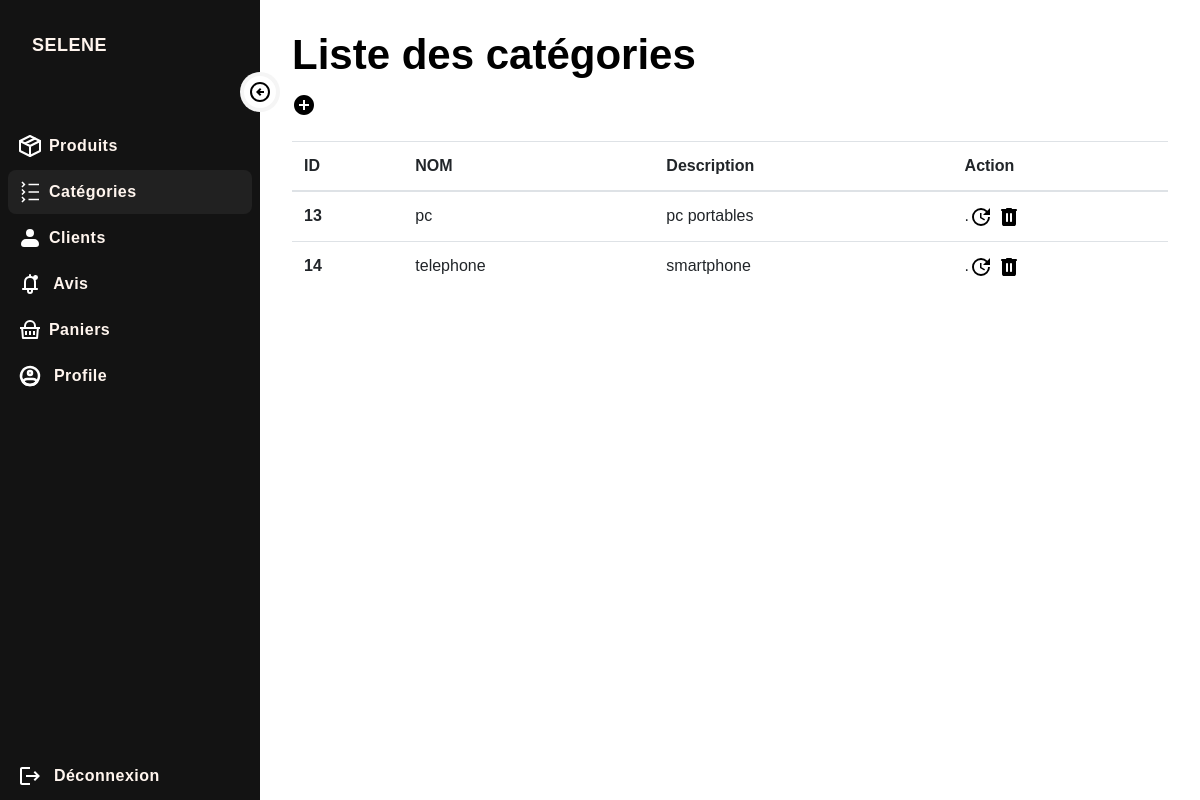
The app's page /admin/liste_categorie.php with its own data.
### tables this page shows
CREATE TABLE `categorie` (
  `id` int(11) NOT NULL,
  `nom` varchar(100) NOT NULL,
  `description` text NOT NULL,
  `createur` int(11) NOT NULL,
  `date_creation` date NOT NULL,
  `date_modification` date NOT NULL
);

### admin/function.php (called while the page is built, shortened)
<?php
function getAllCategories ()
{
 include("connexion.php");
 $req ="SELECT * from categorie ";
 $res=$db->query($req);
 $categorie=$res->fetchAll();
 return $categorie;
}
?>

### admin/liste_categorie.php (the view, shortened to what this page needs)
<?php
include ("function.php");
$categorie=getAllCategories ();
?>
<!DOCTYPE html>
<html lang="en">
<head>
    <link rel="stylesheet" href="https://cdn.jsdelivr.net/npm/bootstrap@4.6.2/dist/css/bootstrap.min.css">
</head>
<body>
<div id="page_wrapper">
  <div id="sidenav" class="sidenav">
    <div class="sidenav_header">
      <div class="logo_section">
        <h3>SELENE</h3>
      </div>
      <a href="liste_article.php" class="sidenav_link ">
      <svg xmlns="http://www.w3.org/2000/svg" width="24" height="24" viewBox="0 0 48 48"><g fill="none" stroke="white" stroke-linejoin="round" stroke-width="4"><path d="M44 14L24 4L4 14v20l20 10l20-10V14Z"/><path stroke-linecap="round" d="m4 14l20 10m0 20V24m20-10L24 24M34 9L14 19"/></g></svg>
        <h3>&nbsp;Produits</h3>
      </a>
      <a href="liste_categorie.php" class="sidenav_link active">
      <svg xmlns="http://www.w3.org/2000/svg" width="24" height="24" viewBox="0 0 32 32"><path fill="white" d="M14 25h14v2H14zm-6.83 1l-2.58 2.58L6 30l4-4l-4-4l-1.42 1.41L7.17 26zM14 15h14v2H14zm-6.83 1l-2.58 2.58L6 20l4-4l-4-4l-1.42 1.41L7.17 16zM14 5h14v2H14zM7.17 6L4.59 8.58L6 10l4-4l-4-4l-1.42 1.41L7.17 6z"/></svg>
        <h3>&nbsp;Catégories</h3>
      </a>
      <a href="liste_clients.php" class="sidenav_link">
      <svg xmlns="http://www.w3.org/2000/svg" width="24" height="24" viewBox="0 0 24 24"><path fill="white" fill-rule="evenodd" d="M8 7a4 4 0 1 1 8 0a4 4 0 0 1-8 0Zm0 6a5 5 0 0 0-5 5a3 3 0 0 0 3 3h12a3 3 0 0 0 3-3a5 5 0 0 0-5-5H8Z" clip-rule="evenodd"/></svg>
        <h3>&nbsp;Clients</h3>
      </a>
      <a href="liste_avis.php" class="sidenav_link ">
        <h3>&nbsp; Avis</h3>
        <button disabled class="external_link">
        </button>
      </a>
      <a href="liste_commande.php" class="sidenav_link">
        <h3>&nbsp;Paniers</h3>
        <button disabled class="external_link">
        </button>
      </a>
       <a href="landing page.php" class="sidenav_link">
        <h3>&nbsp; Profile</h3>
        <button disabled class="external_link">
        </button>
      </a>
    </div>
    <a href="logout.php" class="sidenav_link ">
    <svg xmlns="http://www.w3.org/2000/svg" width="24" height="24" viewBox="0 0 24 24"><path fill="white" d="m17 7l-1.41 1.41L18.17 11H8v2h10.17l-2.58 2.58L17 17l5-5zM4 5h8V3H4c-1.1 0-2 .9-2 2v14c0 1.1.9 2 2 2h8v-2H4V5z"/></svg>
        <h3>&nbsp; Déconnexion</h3>
        <button disabled class="external_link">
        </button>
      </a>
    </div>
      <button id="nav_collapse_btn">
      </button>
       <main>
    <header>
      <div class="text">
        <h2>Liste des catégories</h2>
      </div>
    </header>
    <div>
        <a href="ajout_categorie.php" title="ajouter une catégorie"></a>
      </div>
    <div>
        <table class="table mt-4">
  <thead>
    <tr>
      <th scope="col">ID</th>
      <th scope="col">NOM</th>
      <th scope="col">Description</th>
      <th scope="col">Action</th>
    </tr>
  </thead>
  <tbody>
  <?php
    foreach ($categorie as $c)
    echo ('<tr>'.
      '<th scope="row">'.$c["id"].'</th>'.
      '<td>'.$c["nom"].'</td>'.
      '<td>'.$c["description"].'</td>'.
      '<td>.<a href="update_categorie.php?idc='.$c["id"].'"title="mette à jour"><svg xmlns="http://www.w3.org/2000/svg" width="24" height="24" viewBox="0 0 24 24"><path fill="black" d="M11 8v5l4.25 2.52l.77-1.28l-3.52-2.09V8H11zm10 2V3l-2.64 2.64A8.937 8.937 0 0 0 12 3a9 9 0 1 0 9 9h-2c0 3.86-3.14 7-7 7s-7-3.14-7-7s3.14-7 7-7c1.93 0 3.68.79 4.95 2.05L14 10h7z"/></svg></a>
      <a onclick="return popup()" href="supprimer_categorie.php?idc='.$c["id"].'" title="supprimmer"><svg xmlns="http://www.w3.org/2000/svg" width="24" height="24" viewBox="0 0 24 24"><path fill="black" d="M7 21q-.825 0-1.413-.588T5 19V6q-.425 0-.713-.288T4 5q0-.425.288-.713T5 4h4q0-.425.288-.713T10 3h4q.425 0 .713.288T15 4h4q.425 0 .713.288T20 5q0 .425-.288.713T19 6v13q0 .825-.588 1.413T17 21H7Zm2-5q0 .425.288.713T10 17q.425 0 .713-.288T11 16V9q0-.425-.288-.713T10 8q-.425 0-.713.288T9 9v7Zm4 0q0 .425.288.713T14 17q.425 0 .713-.288T15 16V9q0-.425-.288-.713T14 8q-.425 0-.713.288T13 9v7Z"/></svg></a>
    </td>
    </tr>');
    ?>
  </tbody>
</table>
</div>
  </main>
    </div>
</body>
</html>

### admin/liste_categorie.php (style rules this page uses)
* { margin : 0; padding: 0; font-family: sans-serif; }
:root { --accent-clr: #131313; --accent-dark: #fff; --accent-light: rgba(155, 155, 155, .1); --text: seashell; }
#page_wrapper { height: 100vh; display: grid; grid-template-columns: 260px 1fr; font-family: 'Lato', sans-serif; box-sizing: border-box; background-color: var(--accent-dark); }
.sidenav { background-color: var(--accent-clr); height: 100vh; padding-inline: 8px; display: flex; flex-direction: column; position: relative; justify-content: space-between; }
.sidenav_link { display: flex; align-items: center; padding: 10px; margin-bottom: 2px; }
.sidenav_link.active { font-weight: 700; background-color: var(--accent-light); border-radius: 8px; }
.logo_section { height: 60px; margin-top: 16px; display: flex; align-items: center; margin-bottom: 48px; padding-inline: 14px; }
.logo_section h3 { font-weight: bold; font-size: 18px; }
#nav_collapse_btn { position: absolute; top: 72px; left: 240px; transition: 250ms ease-out; background-color: var(--accent-dark); border-radius: 99px; display: flex; align-items: center; justify-content: center; border: 4px solid var(--accent-light); height: 40px; width: 40px; cursor: pointer; }
h3 { color: var(--text); font-size: 16px; letter-spacing: .5px; font-weight:bold; margin:2px }
a { text-decoration: none; }
.external_link { border: none; background-color: transparent; position: absolute; left: 210px; top: 266px; }
main { padding-inline: 32px; }
header { margin-top: 30px; display: flex; justify-content: space-between; }
h2 { font-size: 42px; font-weight: bolder; margin-bottom: 12px; color: black; }

### records on screen
categorie: id "13", nom "pc", description "pc portables"
categorie: id "14", nom "telephone", description "smartphone"
